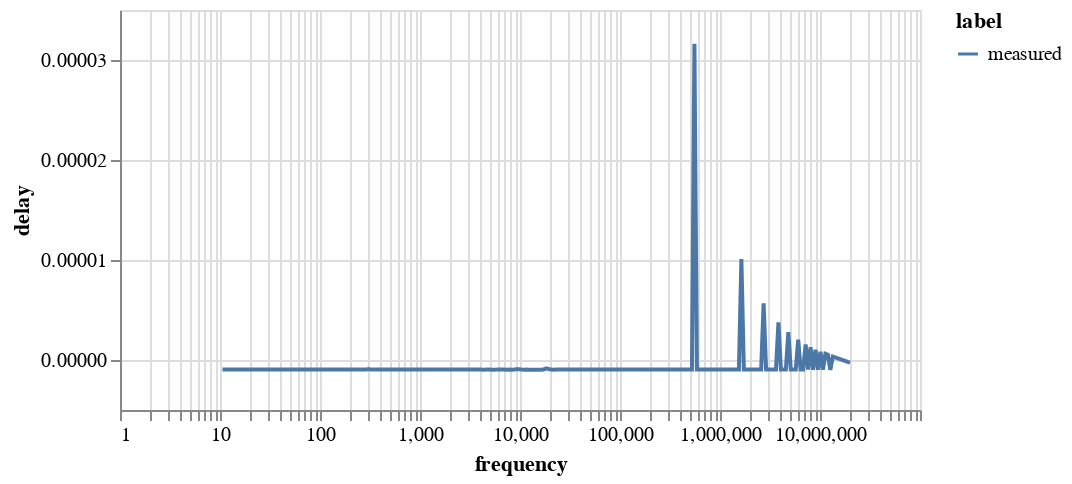

Notebook cell for this chart:
### Code cell
delaychart = alt.Chart(data).mark_line().encode(
    x=alt.X('frequency:Q').scale(type="log"),
    y=alt.Y('delay:Q'),
    color='label:N',
).properties(
    width=400,
    height=200
)
delaychart

### Figure 1 — Vega-Lite specification as saved in the notebook (floating-point values rounded to 4 significant figures; data arrays with more than 128 entries replaced by an {"elided": "..."} marker saying what was removed)
{"config": {"view": {"continuousWidth": 300, "continuousHeight": 300}}, "data": {"name": "data-3145266414707dfa2c344118588d085c"}, "mark": {"type": "line"}, "encoding": {"color": {"field": "label", "type": "nominal"}, "x": {"field": "frequency", "scale": {"type": "log"}, "type": "quantitative"}, "y": {"field": "delay", "type": "quantitative"}}, "height": 200, "width": 400, "$schema": "https://vega.github.io/schema/vega-lite/v5.16.3.json", "datasets": {"data-3145266414707dfa2c344118588d085c": {"elided": "256 records"}}}
